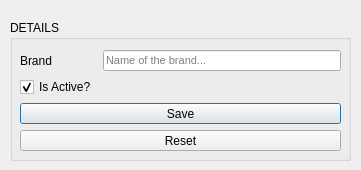
<?xml version="1.0" encoding="UTF-8"?>
<ui version="4.0">
 <class>Dialog</class>
 <widget class="QDialog" name="Dialog">
  <property name="windowModality">
   <enum>Qt::ApplicationModal</enum>
  </property>
  <property name="geometry">
   <rect>
    <x>0</x>
    <y>0</y>
    <width>361</width>
    <height>170</height>
   </rect>
  </property>
  <property name="windowTitle">
   <string>Dialog</string>
  </property>
  <widget class="QGroupBox" name="brd_box">
   <property name="geometry">
    <rect>
     <x>10</x>
     <y>20</y>
     <width>341</width>
     <height>141</height>
    </rect>
   </property>
   <property name="title">
    <string>DETAILS</string>
   </property>
   <widget class="QWidget" name="formLayoutWidget">
    <property name="geometry">
     <rect>
      <x>10</x>
      <y>30</y>
      <width>321</width>
      <height>101</height>
     </rect>
    </property>
    <layout class="QFormLayout" name="formLayout">
     <item row="0" column="0">
      <widget class="QLabel" name="brd_label">
       <property name="text">
        <string>Brand</string>
       </property>
      </widget>
     </item>
     <item row="0" column="1">
      <widget class="QLineEdit" name="brd_entry">
       <property name="font">
        <font>
         <pointsize>8</pointsize>
        </font>
       </property>
       <property name="styleSheet">
        <string notr="true"/>
       </property>
       <property name="placeholderText">
        <string>Name of the brand...</string>
       </property>
      </widget>
     </item>
     <item row="1" column="0">
      <widget class="QCheckBox" name="active">
       <property name="font">
        <font>
         <strikeout>false</strikeout>
        </font>
       </property>
       <property name="text">
        <string>Is Active?</string>
       </property>
       <property name="checked">
        <bool>true</bool>
       </property>
      </widget>
     </item>
     <item row="2" column="0" colspan="2">
      <widget class="QPushButton" name="brd_update_btn">
       <property name="text">
        <string>Save</string>
       </property>
      </widget>
     </item>
     <item row="3" column="0" colspan="2">
      <widget class="QPushButton" name="brd_reset_btn">
       <property name="text">
        <string>Reset</string>
       </property>
      </widget>
     </item>
    </layout>
   </widget>
  </widget>
 </widget>
 <resources/>
 <connections/>
</ui>
